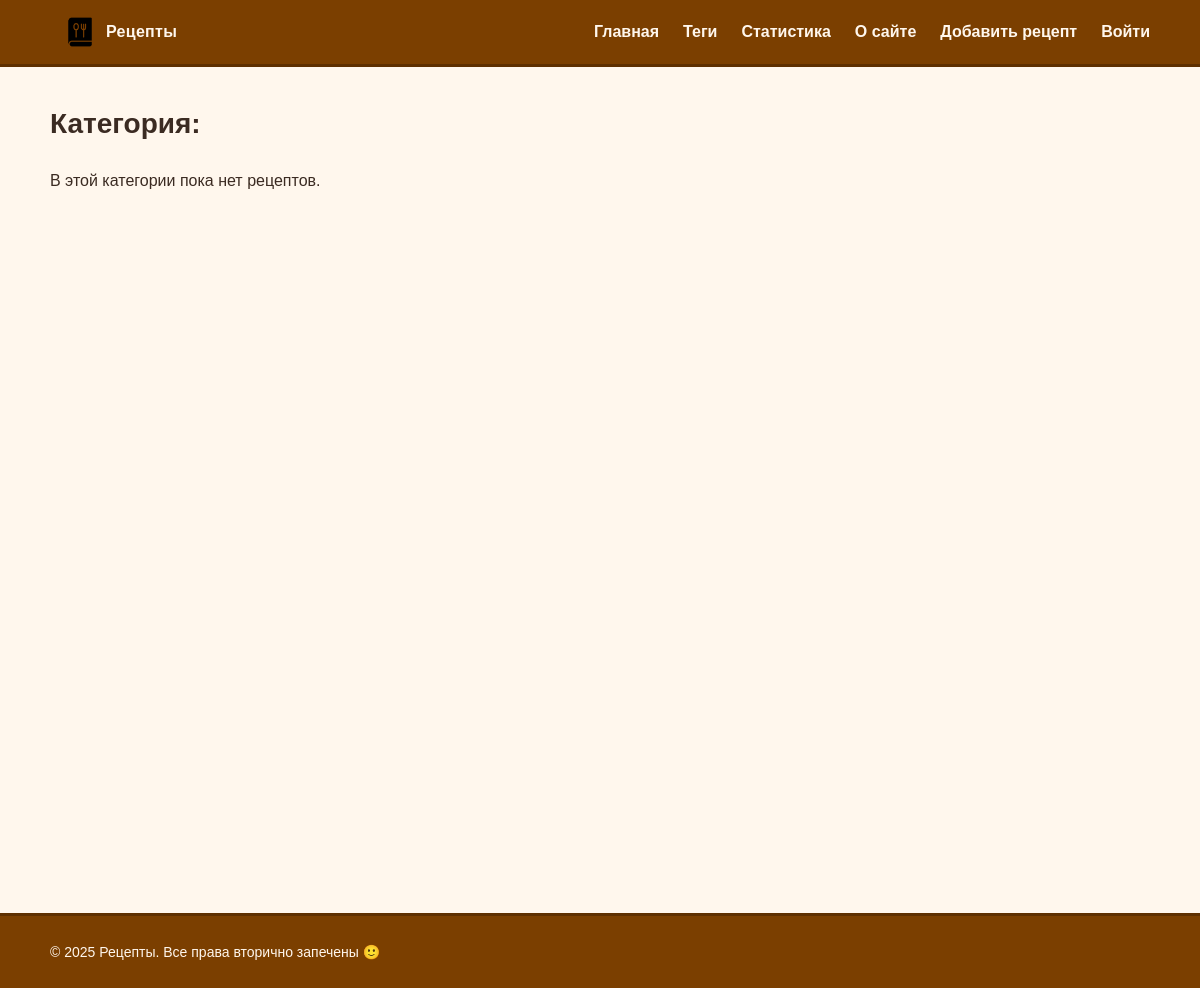
The page /category/napitki/ on the database as committed earlier.
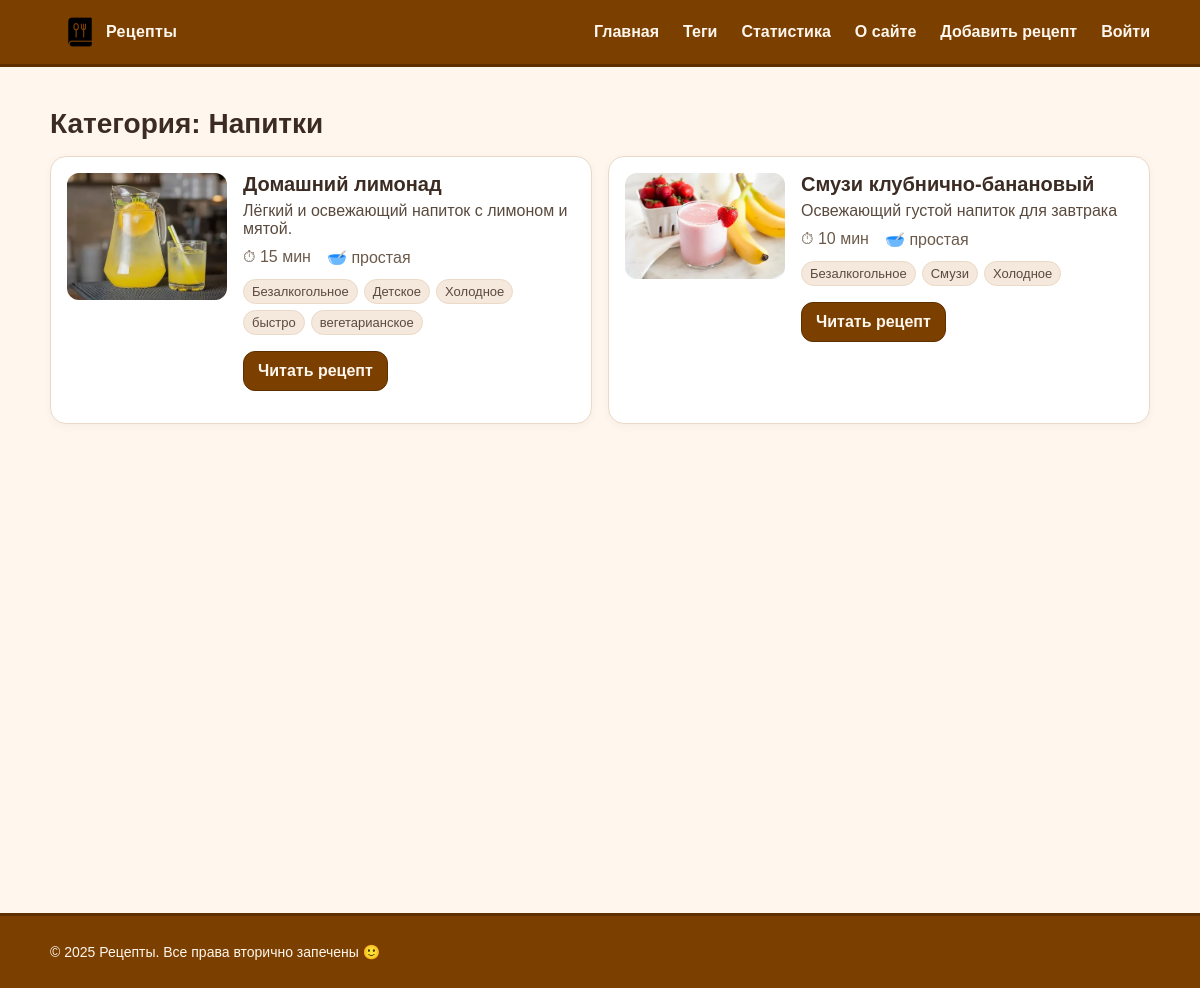
The same page on the database as committed later.
### recipes/models.py (models this page shows, shortened)
class Recipe(models.Model):
    class Difficulty(models.TextChoices):
        EASY = "easy", "простая"
        MEDIUM = "medium", "средняя"
        HARD = "hard", "сложная"
    title = models.CharField("Название", max_length=255, db_index=True)
    slug = models.SlugField("Слаг", max_length=255, unique=True, db_index=True)
    desc = models.TextField("Описание", blank=True)
    image = models.CharField("Путь к изображению", max_length=255, blank=True)  # путь в /static/...
    cook_time = models.CharField("Время (текст)", max_length=50, blank=True)     # например: "45 мин"
    cook_time_min = models.PositiveIntegerField("Время (мин)", default=0)        # число минут для агрегаций
    difficulty = models.CharField(
        "Сложность",
        max_length=10,
        choices=Difficulty.choices,
        default=Difficulty.EASY,
    )
    is_published = models.BooleanField("Опубликован", default=True)
    photo = models.ImageField("Фото", upload_to=recipe_photo_upload_to, blank=True, null=True)
    category = models.ForeignKey(
        "Category",
        verbose_name="Категория",
        on_delete=models.SET_NULL,
        null=True,
        blank=True,
        related_name="recipes",
    )  # 1 категория -> много рецептов
    tags = models.ManyToManyField(
        "Tag",
        verbose_name="Теги",
        blank=True,
        related_name="recipes",
    )  # многие теги <-> многие рецепты
    created_at = models.DateTimeField("Создано", auto_now_add=True)
    updated_at = models.DateTimeField("Обновлено", auto_now=True)
    objects = models.Manager()
    published = PublishedManager()
    class Meta:
        verbose_name = "Рецепт"
        verbose_name_plural = "Рецепты"
        ordering = ["-created_at"]
        indexes = [models.Index(fields=["-created_at"])]
    def get_absolute_url(self):
        return reverse("recipe_detail_slug", kwargs={"slug": self.slug})

class Tag(models.Model):
    name = models.CharField("Название", max_length=120, unique=True, db_index=True)
    slug = models.SlugField("Слаг", max_length=120, unique=True, db_index=True)
    class Meta:
        verbose_name = "Тег"
        verbose_name_plural = "Теги"
        ordering = ["name"]
    def get_absolute_url(self):
        return reverse("recipes_by_tag", kwargs={"slug": self.slug})

### recipes/views.py (the view)
# urls.py: path('category/<slug:slug>/', RecipesByCategoryView.as_view(), name='recipes_by_category'),
class RecipesByCategoryView(DataMixin, ListView):
    model = Recipe
    template_name = 'recipes/by_category.html'
    context_object_name = 'recipes'
    allow_empty = True
    title_page = 'Рецепты по категории'
    def get_queryset(self):
        return Recipe.published.filter(category__slug=self.kwargs['slug']).select_related('category').prefetch_related('tags')
    def get_context_data(self, **kwargs):
        ctx = super().get_context_data(**kwargs)
        cat = Category.objects.filter(slug=self.kwargs['slug']).first()
        ctx['query_tail'] = ''
        return self.get_mixin_context(ctx, cat_selected=cat, current_category=cat, title=f'Категория: {cat.name if cat else ""}')

### recipes/models.py (called while the page is built)
    def get_queryset(self):
        return super().get_queryset().filter(is_published=True)

### recipes/utils.py (called while the page is built)
    def get_mixin_context(self, context: Dict[str, Any], **kwargs):
        if self.title_page:
            context["title"] = self.title_page
        context.setdefault("menu", MENU)
        context.setdefault("cat_selected", None)
        context.update(kwargs)
        return context

### recipes/templates/recipes/by_category.html (shortened to what this page needs)
{% extends 'base.html' %}
{% load static %}
{% block content %}
  <h1 class="page-title">{{ title }}</h1>
  <ul class="card-list">
    {% for r in recipes %}
      <li class="card">
        <div class="card-media">
  {% if r.photo %}
    <img src="{{ r.photo.url }}" alt="{{ r.title }}">
  {% elif r.image %}
    <img src="{% static r.image %}" alt="{{ r.title }}">
  {% else %}
    <div class="noimg">Нет изображения</div>
  {% endif %}
</div>
        <div class="card-body">
          <h2 class="card-title">{{ r.title }}</h2>
          <p class="card-desc">{{ r.desc }}</p>
          <ul class="meta">
            <li>⏱ {{ r.cook_time }}</li>
            <li>🥣 {{ r.get_difficulty_display }}</li>
          </ul>
          <ul class="tags">
            {% for t in r.tags.all %}
              <li><a class="tag" href="{{ t.get_absolute_url }}">{{ t.name }}</a></li>
            {% endfor %}
          </ul>
          <p><a class="btn" href="{{ r.get_absolute_url }}">Читать рецепт</a></p>
        </div>
      </li>
    {% empty %}
      <p>В этой категории пока нет рецептов.</p>
    {% endfor %}
  </ul>
{% endblock %}

Rows that differ between the two databases and show on the page:
added Recipe: photo (picture), title "Домашний лимонад", desc "Лёгкий и освежающий напиток с лимоном и мятой.", cook_time "15 мин", difficulty "простая"
added Tag: name "Безалкогольное"
added Tag: name "Детское", shown under "Домашний лимонад"
added Tag: name "Холодное"
now on this page (row unchanged): Tag: name "быстро", shown under "Домашний лимонад"
now on this page (row unchanged): Tag: name "вегетарианское", shown under "Домашний лимонад"
added Recipe: photo (picture), title "Смузи клубнично-банановый", desc "Освежающий густой напиток для завтрака", cook_time "10 мин", difficulty "простая"
added Tag: name "Смузи", shown under "Смузи клубнично-банановый"
Other text that changed with them:
{{ title }}: "Категория:" → "Категория: Напитки"
text no longer shown: "В этой категории пока нет рецептов."
